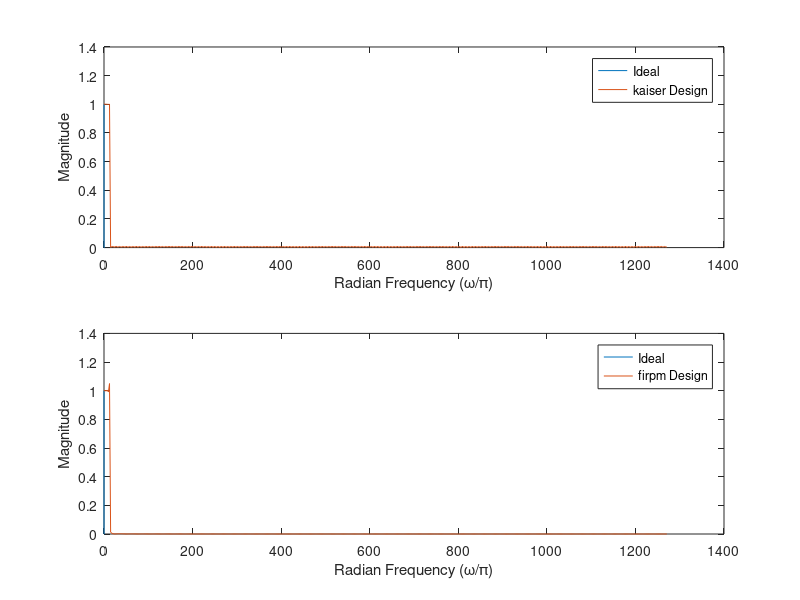
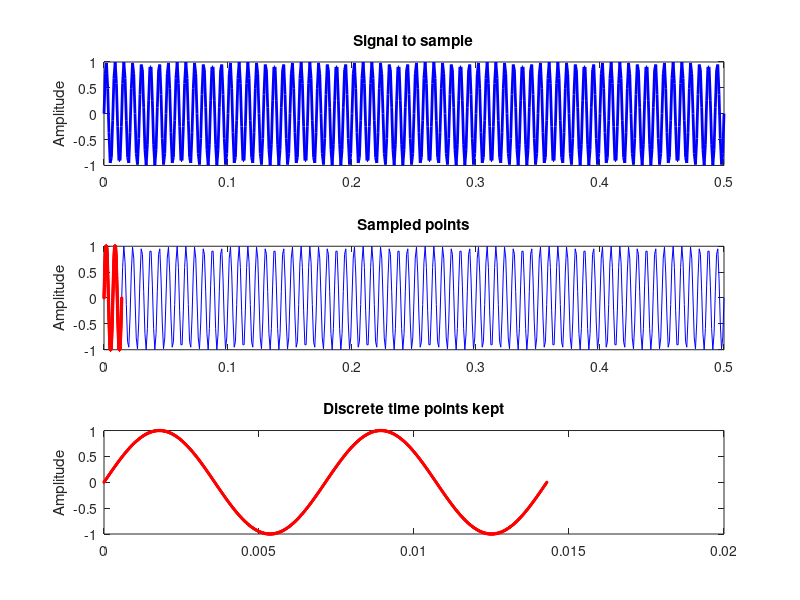
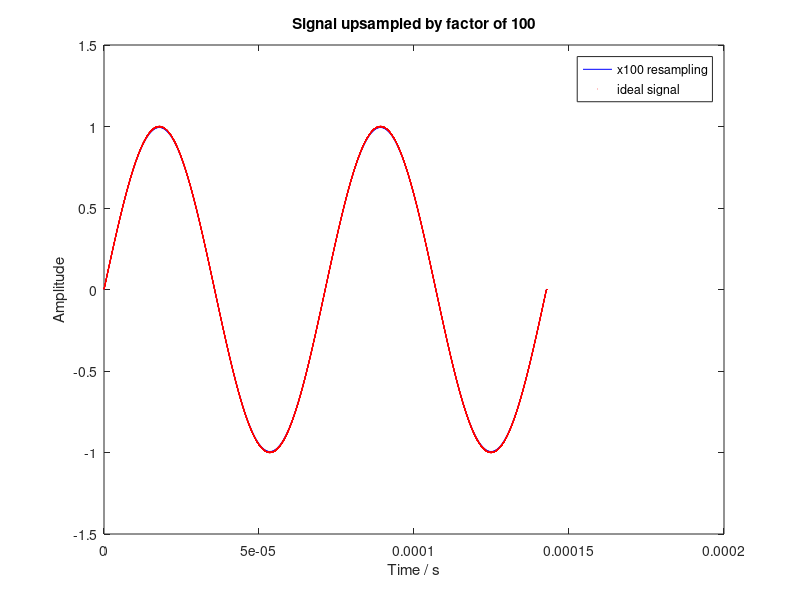

Write the MATLAB code that produced these figures, in order.
clc;clear;
pkg load signal
% DSP lab - oversampling
% @Kordian Czyżewski,
% @Adrian Krakowski
%% Following script performs signal oversampling using Kaiser window.
%%
mult=100; % oversampling factor
SR = 8000; % sample rate

% Parks-McClellan filter design
cutoff = SR/(2*mult);
[n,f,a,w] = firpmord([cutoff cutoff+2],[1 0],[0.001 0.01],SR);
b = firpm(n,f,a,w);

% Kaiser window filter design
[n, w, beta, ftype] = kaiserord ([cutoff, cutoff+2], [1, 0], [0.05, 0.05], SR);
bk = fir1(n, w, kaiser (n+1, beta), ftype, "noscale");

% Plot frequency response of designed filters
figure;
[hk, wk] = freqz (bk, 1, [], SR);
figure;

[h,w] = freqz(b,1,[],SR);
figure;
subplot(211);
plot(f,a,w/pi,abs(h));
legend('Ideal','kaiser Design')
xlabel 'Radian Frequency (\omega/\pi)', ylabel 'Magnitude'
subplot(212);
plot(f,a,wk/pi,abs(hk));
legend('Ideal','firpm Design')
xlabel 'Radian Frequency (\omega/\pi)', ylabel 'Magnitude'

% Generate sine wave, sample it
f=140;
fs=SR;
duration=0.5;

t = 0:1/fs:duration;
t=linspace(0,2/f,1024);
sig = sin(2*pi*f*t);
fs_full = 1000;
t_full = 0:1/fs_full:duration;
sig_full = sin(2*pi*f*t_full);
figure;
subplot(311); plot(t_full,sig_full,'b-','LineWidth',2); ylabel('Amplitude'); title('Signal to sample')
subplot(312); plot(t_full,sig_full,'b-',t,sig,'rx','LineWidth',2,'MarkerSize',1); ylabel('Amplitude'); title('Sampled points')
subplot(313); plot(t,sig,'rx','LineWidth',2,'MarkerSize',1); ylabel('Amplitude'); title('Discrete time points kept')
t2 = linspace(0, 2/(f*mult),1024*mult);
sig_ideal = interp(sig,mult);

% select filter for interpolation
kern=bk; % bk || b
%kern= blackman(512);

% convolve filter & signal
sig2  =conv(kern,upsample(sig,mult));

sig2 =sig2(length(kern)/2:length(kern)/2+length(sig)*mult-1);
mult = 1/max(sig2);
sig2 = sig2.*mult;
% plot result
figure;
subplot(111);plot(t2,sig2,'-b',t2,sig_ideal,'rx','LineWidth',0.2,'MarkerSize',0.1); ylabel('Amplitude'); title('Signal upsampled by factor of 100')
legend('x100 resampling','ideal signal')
xlabel('Time / s')
length(sig2)

